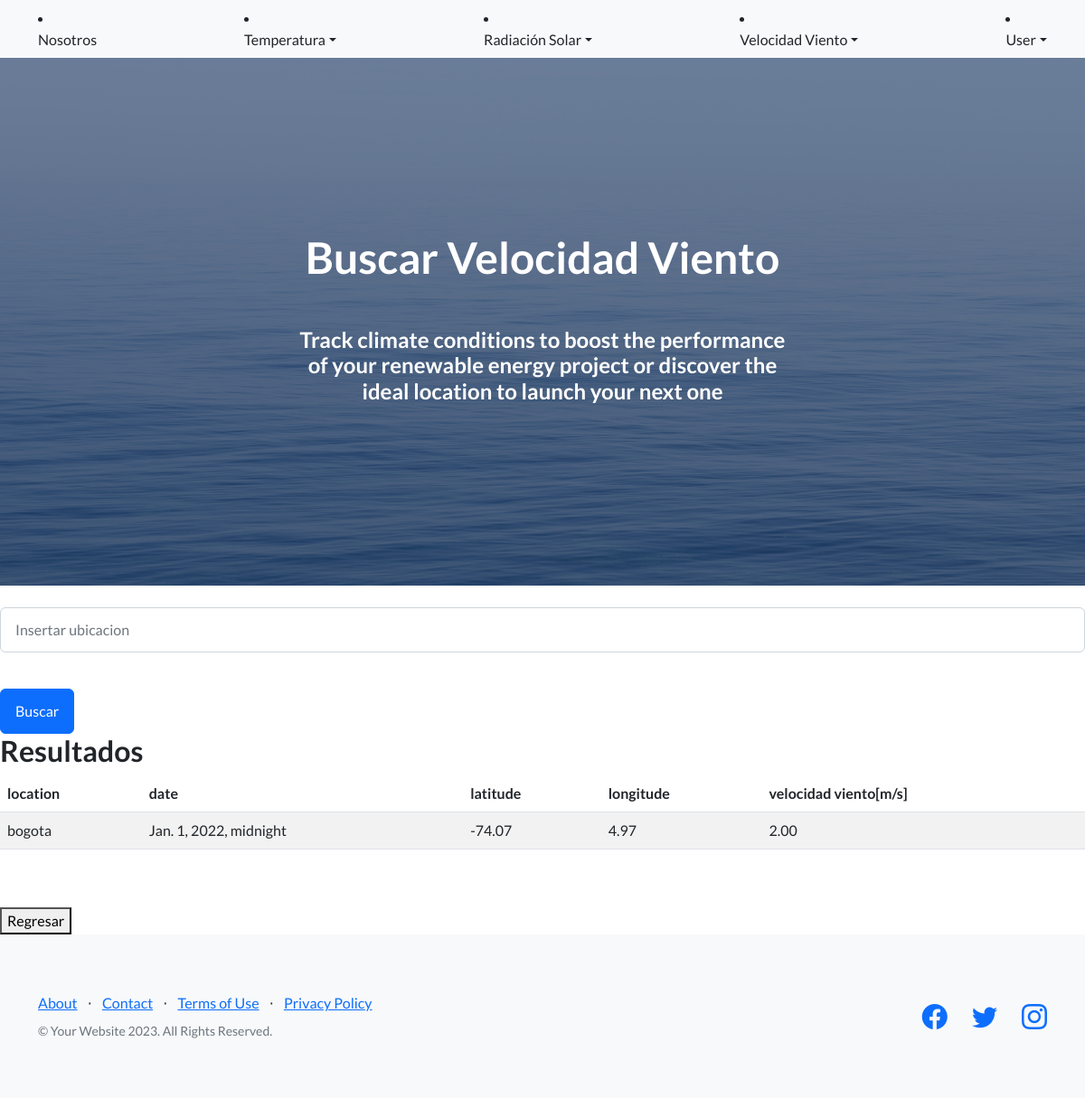
The app's page /buscar_wind/ (signed in), older data.
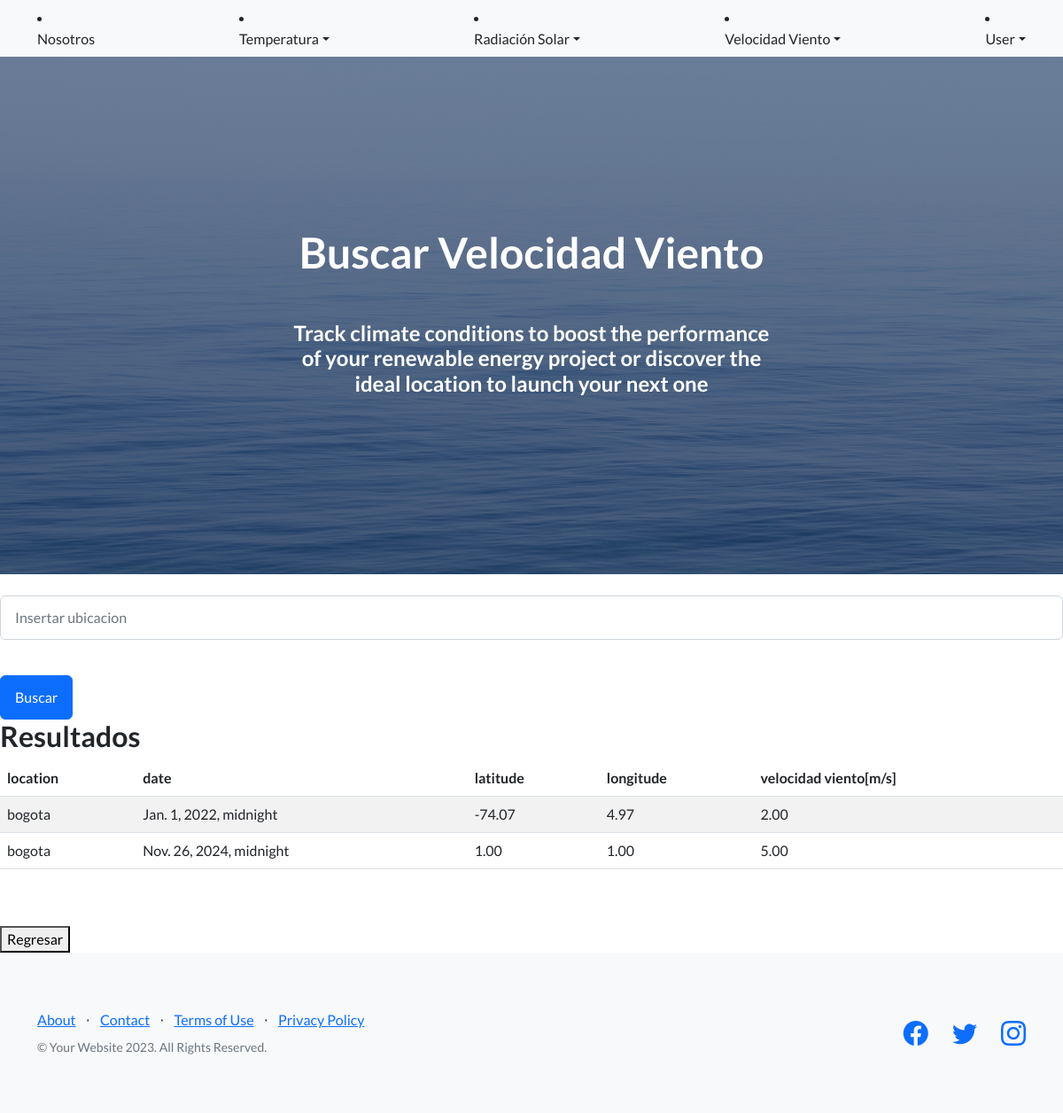
The same page, newer data.
### AppObservations/models.py (models this page shows, shortened)
class WindVar(models.Model):
    latitude = models.DecimalField(max_digits=10,decimal_places=2)
    length = models.DecimalField(max_digits=10,decimal_places=2)
    date = models.DateTimeField()
    location = models.CharField(max_length=50)
    value = models.DecimalField(max_digits=10, decimal_places=2)

### AppObservations/views.py (the view)
# urls.py: path('buscar_wind/', buscarwind,name='buscar_wind'),
@login_required
def buscarwind(request):
    query = request.GET.get('q', '')
    if query:
        data = WindVar.objects.filter(location__icontains=query)
    else:
        data = WindVar.objects.all()
    return render(request, "appobs/buscar_wind.html", {"query":query, "data":data})

### AppObservations/templates/appobs/buscar_wind.html
{% extends "appobs/home.html" %}
{% block h1_header %} Buscar Velocidad Viento {%endblock h1_header %}
{% block main_content %}
<br>
<form method="get" action="{% url 'buscar_wind' %}">
    <div class="mb-3">
        <input type="text" name="q" class="form-control" placeholder="Insertar ubicacion" value="{{ query }}">
    </div>
    <br>
    <button type="submit" class="btn btn-primary">Buscar</button>
</form>
{% if data %}
<h2>Resultados</h2>
<table class="table table-striped">
    <thead>
        <tr>
            <th>location</th>
            <th>date</th>
            <th>latitude</th>
            <th>longitude</th>
            <th>velocidad viento[m/s]</th>
        </tr>
    </thead>
    <tbody>
        {% for result in data %}
        <tr>
            <td>{{result.location}}</td>
            <td>{{result.date}}</td>
            <td>{{result.latitude}}</td>
            <td>{{result.length}}</td>
            <td>{{result.value}}</td>
        </tr>
        {% endfor %}
    </tbody>
</table>
{% else %}
<p>No se encontraron ubicaciones.</p>
{% endif %}
<br>
<br>
<button onclick="location.href = '/wind/lista/'">Regresar</button>
{% endblock main_content %}

### AppObservations/templates/appobs/home.html (shortened to what this page needs)
{% load static %}
<!DOCTYPE html>
<html lang="en">
    <head>
        <link href="https://cdn.jsdelivr.net/npm/bootstrap-icons@1.5.0/font/bootstrap-icons.css" rel="stylesheet" type="text/css" />
        <link href="css/styles.css" rel="stylesheet" />
        <link href="{%  static 'home/css/styles.css' %}" rel="stylesheet" />
    </head>
    <body>
        <nav class="navbar navbar-light bg-light static-top">
            <div class="container">
                <li class="nav-item">
                    <a class="nav-link" href="{% url 'acerca' %}">Nosotros</a>
                </li>
                <li class="nav-item dropdown">
                    <a class="nav-link dropdown-toggle" href="#" id="navbarDropdown" role="button" data-bs-toggle="dropdown" aria-haspopup="true" aria-expanded="false">Temperatura</a>
                </li>
                <li class="nav-item dropdown">
                    <a class="nav-link dropdown-toggle" href="#" id="navbarDropdown" role="button" data-bs-toggle="dropdown" aria-haspopup="true" aria-expanded="false">Radiación Solar</a>
                </li>
                <li class="nav-item dropdown">
                    <a class="nav-link dropdown-toggle" href="#" id="navbarDropdown" role="button" data-bs-toggle="dropdown" aria-haspopup="true" aria-expanded="false">Velocidad Viento</a>
                </li>
                <li class="nav-item dropdown">
                    <a class="nav-link dropdown-toggle" href="#" id="navbarDropdown" role="button" data-bs-toggle="dropdown" aria-haspopup="true" aria-expanded="false">User</a>
                </li>
            </div>
        </nav>
        <header class="masthead">
            <div class="container position-relative">
                <div class="row justify-content-center">
                    <div class="col-xl-6">
                        <div class="text-center text-white">
                            <h1 class="mb-5">{% block h1_header %}Monitor the Climate to Optimize Your Renewable Energy Projects</h1>{% endblock h1_header %}
                            <h4>{% block h2_header %}Track climate conditions to boost the performance of your renewable energy project or discover the ideal location to launch your next one</h4>{% endblock h2_header %}
                        </div>
                    </div>
                </div>
            </div>
        </header>
        {% block main_content %}{% endblock main_content %}
        <footer class="footer bg-light">
            <div class="container">
                <div class="row">
                    <div class="col-lg-6 h-100 text-center text-lg-start my-auto">
                        <ul class="list-inline mb-2">
                            <li class="list-inline-item"><a href="#!">About</a></li>
                            <li class="list-inline-item">⋅</li>
                            <li class="list-inline-item"><a href="#!">Contact</a></li>
                            <li class="list-inline-item">⋅</li>
                            <li class="list-inline-item"><a href="#!">Terms of Use</a></li>
                            <li class="list-inline-item">⋅</li>
                            <li class="list-inline-item"><a href="#!">Privacy Policy</a></li>
                        </ul>
                        <p class="text-muted small mb-4 mb-lg-0">&copy; Your Website 2023. All Rights Reserved.</p>
                    </div>
                    <div class="col-lg-6 h-100 text-center text-lg-end my-auto">
                        <ul class="list-inline mb-0">
                            <li class="list-inline-item me-4">
                                <a href="#!"><i class="bi-facebook fs-3"></i></a>
                            </li>
                            <li class="list-inline-item me-4">
                                <a href="#!"><i class="bi-twitter fs-3"></i></a>
                            </li>
                            <li class="list-inline-item">
                                <a href="#!"><i class="bi-instagram fs-3"></i></a>
                            </li>
                        </ul>
                    </div>
                </div>
            </div>
        </footer>
    </body>
</html>

Row changes from the older to the newer data that the page shows:
added WindVar: location "bogota", date "Nov. 26, 2024, midnight", latitude "1.00", length "1.00", value "5.00"
